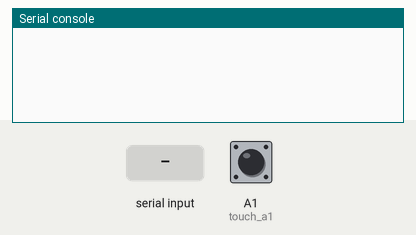
This program was run on a simulated CircuitPython board. On the bench: the last lines printed to the serial console. Inputs (shaded band) come from the test bench; at power-on: A1 (touch_a1) LOW. Touch pads read as touched when driven HIGH.

Above: at 1.2 s.
1.3 s: "TOUCH1" typed at the serial console, then Enter
At 2.1 s:
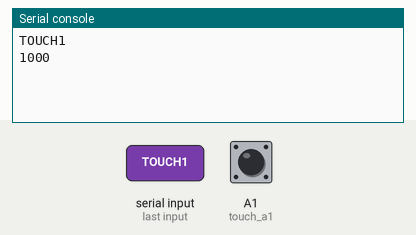
2.8 s: "1" typed at the serial console, then Enter
At 3.2 s:
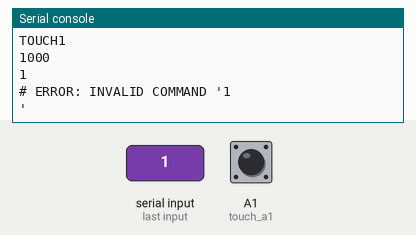

Measured:
- after the input at 1.3 s, the serial console: prints a new line at once (image 1)
- after the input at 2.8 s, the serial console: prints a new line at once (image 2)

The program:

code.py
```python
import time
import sys
import touchio
import board

touch_a1 = touchio.TouchIn(board.A1)

def command_TOUCH1():
    v = touch_a1.raw_value
    print("%d" % (v,))

commands = {
  'TOUCH1': command_TOUCH1,
}

t0 = time.monotonic()
while True:
    t1 = time.monotonic()
    s = sys.stdin.readline()
    try:
        com_func = commands[s.strip()]
        com_func()
    except KeyError:
        print("# ERROR: INVALID COMMAND '%s'" % (s,))
```
